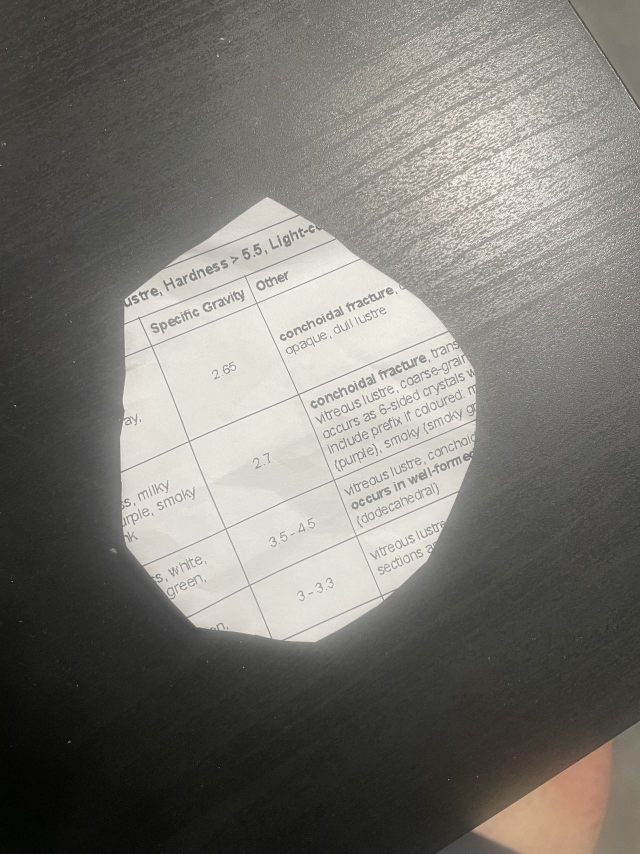
#> input picture testImg/test2.jpg, 1280 x 1707 px (shown at 1/2 size)
$ python main.py
#> lines starting #> are read from the running program, lines starting #| are printed output that depends on the picture; after the words box and inside, x2 and y2 are one past the last pixel; in counts of white or black regions, pixels touching at a corner belong together
import cv2 as cv
import numpy as np
from PIL import Image
from paddleocr import PaddleOCR, draw_ocr
def showImage(img):
    # Display the image
    cv.imshow("Image", img)
    # Wait for the user to press a key
    cv.waitKey(0)

    # Close all windows
    cv.destroyAllWindows()


def imageProcessed(image):
    imgNew = cv.cvtColor(image, cv.COLOR_BGR2GRAY)
    ret, binaryImage = cv.threshold(imgNew, 162, 255, cv.THRESH_BINARY)
    return binaryImage


def resize(img, width=None, height=None):
    dim = None
    (h, w) = img.shape[:2]
    if width is None and height is None:
        return img
    if height is not None:
        r = height / float(h)
        dim = (int(w * r), int(height))
    if width is not None:
        r = width / float(w)
        dim = (int(width), int(h * r))
    resizedImg = cv.resize(img, dim, interpolation=cv.INTER_AREA)
    return resizedImg


def findContours(img):
    img2 = cv.GaussianBlur(img.copy(),(5,5),0)
    edgeImg = cv.Canny(img2,100,200)

    contours, hierarchy = cv.findContours(edgeImg.copy(), cv.RETR_EXTERNAL, cv.CHAIN_APPROX_SIMPLE)
    contour = sorted(contours,key=cv.contourArea,reverse=True)[0:5]

    wanted = None
    for c in contour:
        peri = cv.arcLength(c,True)
        approximate = cv.approxPolyDP(c,0.04*peri,True)
        if len(approximate)==4 or (cv.contourArea(approximate)> 400):
            wanted = approximate
            break
    if len(wanted) == 4:
        wanted = wanted.reshape(-1,2)
        # [7 lines of commented-out code are left out]
        newWanted = np.zeros((4,2),dtype="float32")

        top_left_element = wanted[np.argmin(np.sum(wanted, axis=1))]
        newWanted[0] = top_left_element

        bottom_right_element = wanted[np.argmax(np.sum(wanted, axis=1))]
        newWanted[2] = bottom_right_element
        new = wanted[
            (wanted != top_left_element).all(axis=1) &
            (wanted != bottom_right_element).all(axis=1)
            ]

        # Identify the top-right and bottom-left corners among the remaining two points
        point1, point2 = new
        if point1[0] > point2[0]:
            top_right_element = point1
            bottom_left_element = point2
        else:
            bottom_left_element = point1
            top_right_element = point2
        newWanted[1] = top_right_element
        newWanted[3] = bottom_left_element
        # 4 points of the outermost contour
        return newWanted
    else:
        # computing the bounding rectangle of the contour
        x, y, w, h = cv.boundingRect(wanted)
        return np.array([[x,y],[x+w,y],[x+w,y+h],[x,y+h]],dtype="float32")
def transform(img,contourPts):
    (tl,tr,br,bl) = contourPts
    topWidth = np.sqrt((tr[0]-tl[0])**2 + (tr[1]-tl[1])**2)
    bottomWidth = np.sqrt((br[0]-bl[0])**2 + (br[1]-bl[1])**2)
    maxWidth = max(int(topWidth),int(bottomWidth))

    leftHeight = np.sqrt((bl[0]-tl[0])**2 + (bl[1]-tl[1])**2)
    rightHeight = np.sqrt((br[0]-tr[0])**2 + (br[1]-tr[1])**2)
    maxHeight = max(int(leftHeight),int(rightHeight))

    desiredPoints = np.array([[0,0],[maxWidth,0],[maxWidth,maxHeight],[0,maxHeight]],dtype="float32")

    matrix = cv.getPerspectiveTransform(contourPts,desiredPoints)
    desiredImg = cv.warpPerspective(img,matrix,(maxWidth,maxHeight))
    return  desiredImg

def ocrTextExtracter():
    image = cv.imread("testImg/test2.jpg")
#> image is the input picture: shape (1707, 1280, 3); mean B, G, R 112.9, 118.6, 120.8
    assert image is not None, "No such file"
    image = resize(image,height=1000)
#> in resize, `resizedImg = cv.resize(img, dim, interpolation=cv.INTER_AREA)`:
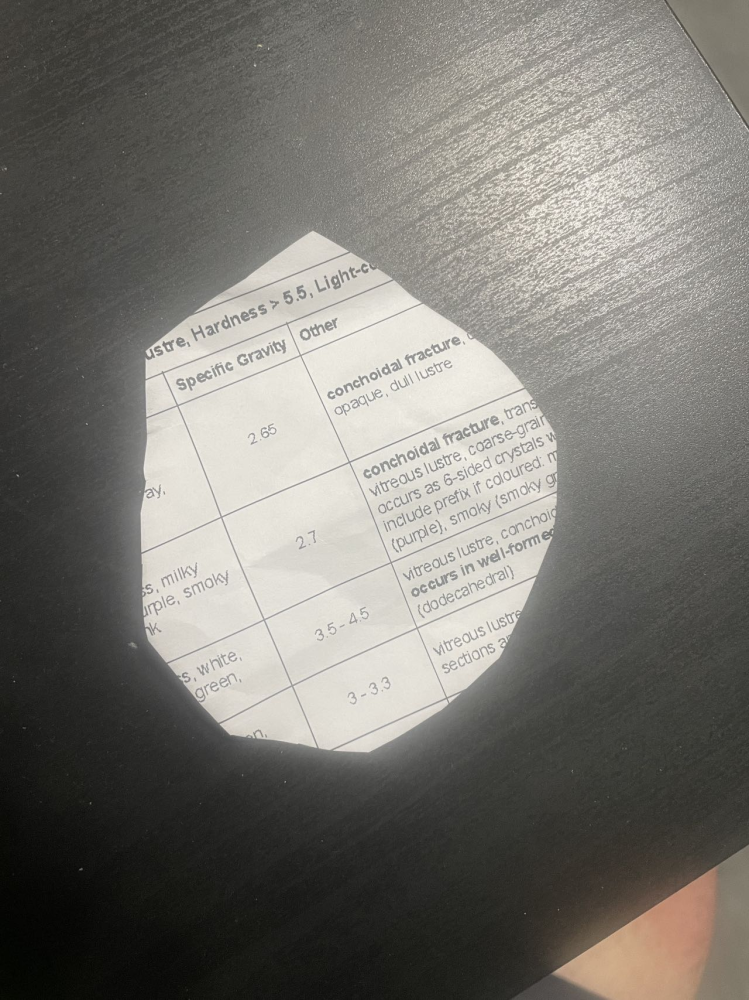
#> resizedImg: shape (1000, 749, 3); mean B, G, R 112.9, 118.6, 120.8
    processedImg = imageProcessed(image)
#> in imageProcessed, `ret, binaryImage = cv.threshold(imgNew, 162, 255, cv.THRESH_BINARY)`:
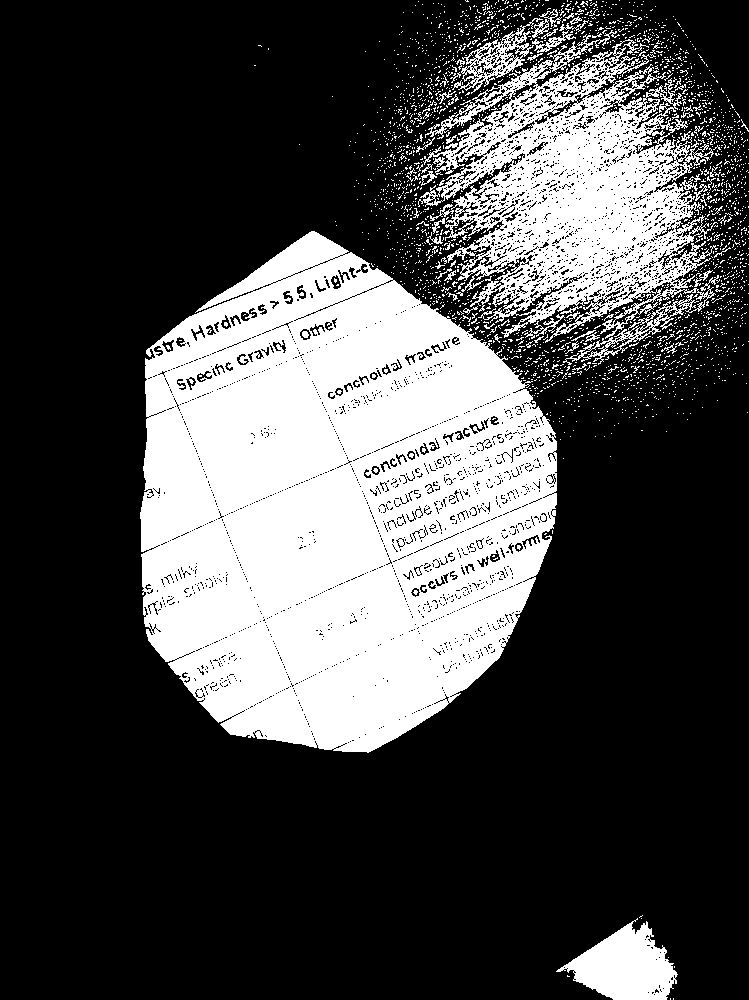
#> binaryImage: shape (1000, 749); 29% white; 2537 white regions (2472 under 20 px), largest, box (x1, y1, x2, y2) and area: (140, 231, 557, 753) 155291, (418, 30, 720, 365) 44726, (556, 918, 678, 1000) 5570

    ratio = processedImg.shape[0] / 500.0
#> ratio = 2
    copy_img = processedImg.copy()

    resizedImg = resize(processedImg, height=500)
#> call 2 of resize, with height = 500
#> in resize (call 2), `resizedImg = cv.resize(img, dim, interpolation=cv.INTER_AREA)`:
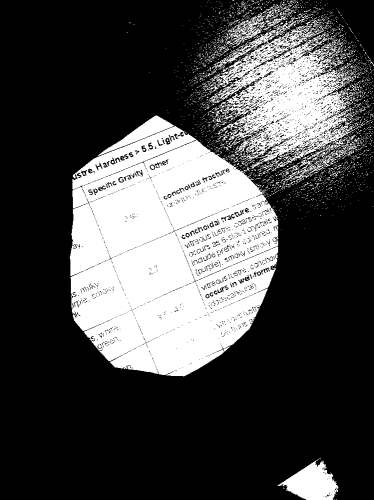
#> resizedImg: shape (500, 374); min 0, max 255, mean 73.8

    outerContour = findContours(resizedImg)
#> in findContours, `img2 = cv.GaussianBlur(img.copy(),(5,5),0)`:
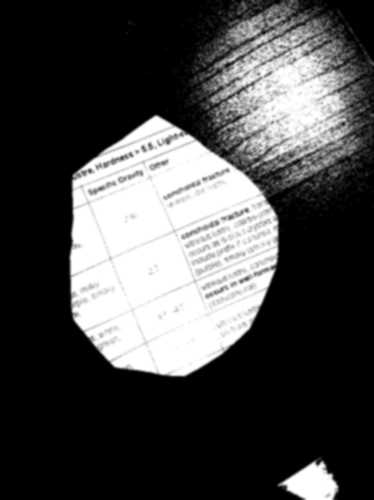
#> img2: shape (500, 374); min 0, max 255, mean 73.8
#> in findContours, `edgeImg = cv.Canny(img2,100,200)`:
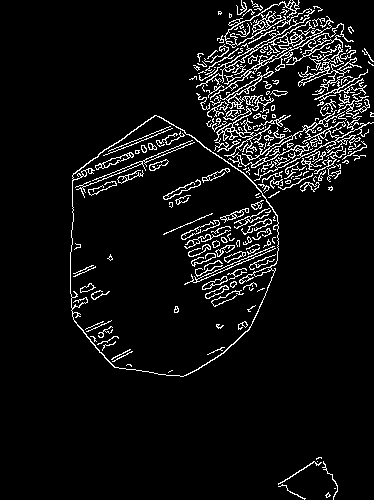
#> edgeImg: shape (500, 374); 6.7% white in thin lines or dots, all inside (x1, y1, x2, y2) = (70, 0, 374, 500)
#> in findContours, `contours, hierarchy = cv.findContours(edgeImg.copy(), cv.RETR_EXTERNAL..`: contours = 160 contours, 138 with area under 20; largest, box (x1, y1, x2, y2) and area: (70, 115, 279, 377) 40986, (196, 8, 354, 100) 944, (224, 0, 300, 48) 884, (214, 106, 374, 181) 723, (298, 44, 368, 101) 400
#> in findContours, `contour = sorted(contours,key=cv.contourArea,reverse=True)[0:5]`: contour = 5 contours; box (x1, y1, x2, y2) and area: (70, 115, 279, 377) 40986, (196, 8, 354, 100) 944, (224, 0, 300, 48) 884, (214, 106, 374, 181) 723, (298, 44, 368, 101) 400
#> the loop in findContours, `for c in contour:` made 1 pass
#> peri on pass 1: 800.1
#> in findContours, `x, y, w, h = cv.boundingRect(wanted)`: x = 71; y = 115; w = 208; h = 262
#> outerContour = [[71, 115], [279, 115], [279, 377], [71, 377]]

    transformImg = transform(image,outerContour.reshape(4,2)*ratio)
#> in transform, `(tl,tr,br,bl) = contourPts`: tl = [142, 230]; tr = [558, 230]; br = [558, 754]; bl = [142, 754]
#> in transform, `topWidth = np.sqrt((tr[0]-tl[0])**2 + (tr[1]-tl[1])**2)`: topWidth = 416
#> in transform, `leftHeight = np.sqrt((bl[0]-tl[0])**2 + (bl[1]-tl[1])**2)`: leftHeight = 524
#> in transform, `desiredPoints = np.array([[0,0],[maxWidth,0],[maxWidth,maxHeight],[0,m..`: desiredPoints = [[0, 0], [416, 0], [416, 524], [0, 524]]
#> in transform, `matrix = cv.getPerspectiveTransform(contourPts,desiredPoints)`: matrix = [[1, -1.72e-18, -142], [0, 1, -230], [2.61e-19, 0, 1]]
#> in transform, `desiredImg = cv.warpPerspective(img,matrix,(maxWidth,maxHeight))`:
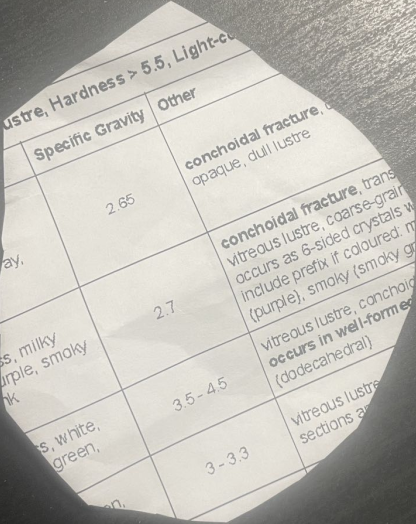
#> desiredImg: shape (524, 416, 3); mean B, G, R 185.2, 192.1, 194.7

    showImage(transformImg)

    cv.imwrite("result.jpg", transformImg)
    ocr = PaddleOCR(use_angle_cls=True, lang="en")  # need to run only once to download and load model into memory
    img_path = 'result.jpg'
    result = ocr.ocr(img_path, cls=True)
    for idx in range(len(result)):
        res = result[idx]
        for line in res:
            print(line)

    image = Image.open(img_path).convert('RGB')
    boxes = [line[0] for line in result]
    txts = [line[1][0] for line in result]
    scores = [line[1][1] for line in result]
    im_show = draw_ocr(image, boxes, txts, scores, font_path='/path/to/PaddleOCR/doc/fonts/simfang.ttf')
    im_show = Image.fromarray(im_show)
    im_show.save('result.jpg')
# Press the green button in the gutter to run the script.
if __name__ == '__main__':
    ocrTextExtracter()
#> (the call stopped at in ocrTextExtracter, `ocr = PaddleOCR(use_angle_cls=True, lang="en")`: paddleocr is not available in this run)
